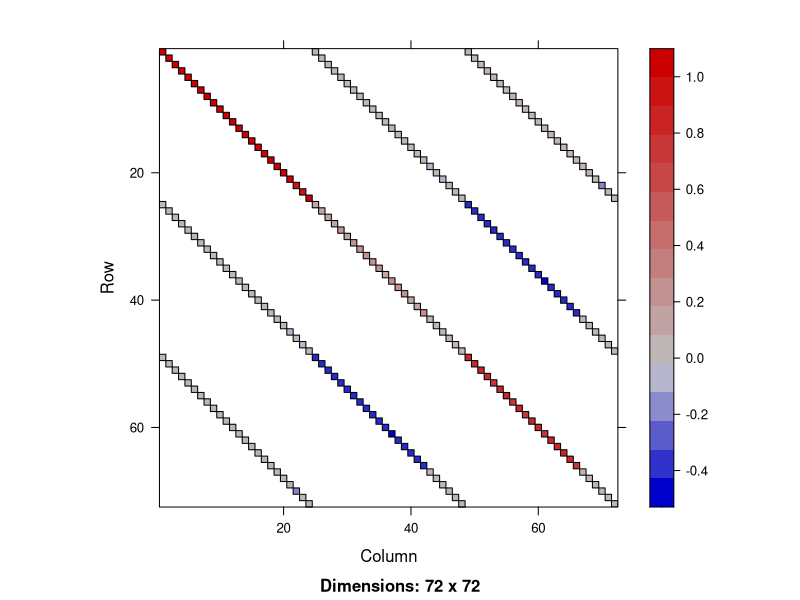

The R source for this figure:
library(Matrix)


### Name: CAex
### Title: Albers' example Matrix with "Difficult" Eigen Factorization
### Aliases: CAex
### Keywords: datasets

### ** Examples

data(CAex)
str(CAex) # of class "dgCMatrix"

image(CAex)# -> it's a simple band matrix with 5 bands
## and the eigen values are basically 1 (42 times) and 0 (30 x):
zapsmall(ev <- eigen(CAex, only.values=TRUE)$values)
## i.e., the matrix is symmetric, hence
sCA <- as(CAex, "symmetricMatrix")
## and
stopifnot(class(sCA) == "dsCMatrix",
          as(sCA, "matrix") == as(CAex, "matrix"))
